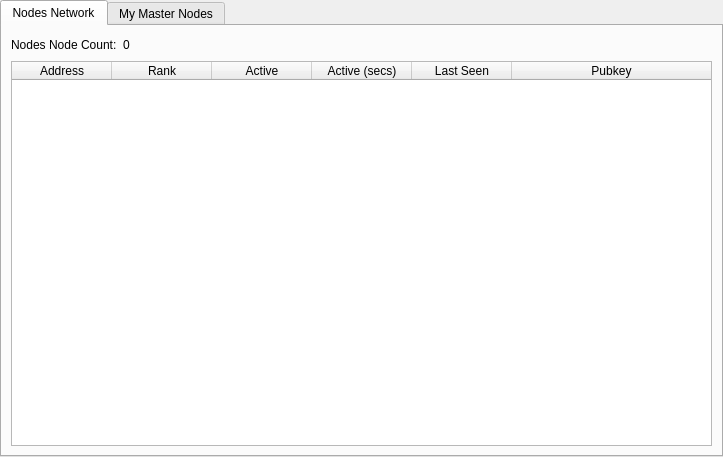
<?xml version="1.0" encoding="UTF-8"?>
<ui version="4.0">
 <class>MasternodeManager</class>
 <widget class="QWidget" name="MasternodeManager">
  <property name="geometry">
   <rect>
    <x>0</x>
    <y>0</y>
    <width>723</width>
    <height>457</height>
   </rect>
  </property>
  <property name="windowTitle">
   <string>Form</string>
  </property>
  <layout class="QVBoxLayout" name="topLayout">
   <property name="leftMargin">
    <number>0</number>
   </property>
   <property name="topMargin">
    <number>0</number>
   </property>
   <property name="rightMargin">
    <number>0</number>
   </property>
   <property name="bottomMargin">
    <number>0</number>
   </property>
   <item>
    <layout class="QVBoxLayout" name="verticalLayout">
     <property name="bottomMargin">
      <number>0</number>
     </property>
     <item>
      <widget class="QTabWidget" name="tabWidget">
       <property name="currentIndex">
        <number>0</number>
       </property>
       <widget class="QWidget" name="tab">
        <attribute name="title">
         <string>Nodes Network</string>
        </attribute>
        <layout class="QGridLayout" name="gridLayout">
         <item row="1" column="0">
          <widget class="QTableWidget" name="tableWidget">
           <property name="editTriggers">
            <set>QAbstractItemView::NoEditTriggers</set>
           </property>
           <property name="alternatingRowColors">
            <bool>true</bool>
           </property>
           <property name="selectionBehavior">
            <enum>QAbstractItemView::SelectRows</enum>
           </property>
           <attribute name="horizontalHeaderStretchLastSection">
            <bool>true</bool>
           </attribute>
           <column>
            <property name="text">
             <string>Address</string>
            </property>
           </column>
           <column>
            <property name="text">
             <string>Rank</string>
            </property>
           </column>
           <column>
            <property name="text">
             <string>Active</string>
            </property>
           </column>
           <column>
            <property name="text">
             <string>Active (secs)</string>
            </property>
           </column>
           <column>
            <property name="text">
             <string>Last Seen</string>
            </property>
           </column>
           <column>
            <property name="text">
             <string>Pubkey</string>
            </property>
           </column>
          </widget>
         </item>
         <item row="0" column="0">
          <layout class="QHBoxLayout" name="horizontalLayout_3">
           <property name="bottomMargin">
            <number>0</number>
           </property>
           <item>
            <widget class="QLabel" name="label_2">
             <property name="text">
              <string>Nodes Node Count:</string>
             </property>
            </widget>
           </item>
           <item>
            <widget class="QLabel" name="countLabel">
             <property name="text">
              <string>0</string>
             </property>
            </widget>
           </item>
           <item>
            <spacer name="horizontalSpacer_3">
             <property name="orientation">
              <enum>Qt::Horizontal</enum>
             </property>
             <property name="sizeHint" stdset="0">
              <size>
               <width>40</width>
               <height>20</height>
              </size>
             </property>
            </spacer>
           </item>
          </layout>
         </item>
        </layout>
       </widget>
       <widget class="QWidget" name="tab_2">
        <attribute name="title">
         <string>My Master Nodes</string>
        </attribute>
        <layout class="QGridLayout" name="gridLayout_2">
         <item row="0" column="0">
          <layout class="QVBoxLayout" name="verticalLayout_2">
           <property name="bottomMargin">
            <number>0</number>
           </property>
           <item>
            <layout class="QHBoxLayout" name="horizontalLayout">
             <item>
              <widget class="QPushButton" name="createButton">
               <property name="text">
                <string>&amp;Create...</string>
               </property>
              </widget>
             </item>
             <item>
              <widget class="QPushButton" name="copyAddressButton">
               <property name="text">
                <string>Copy &amp;Address</string>
               </property>
              </widget>
             </item>
             <item>
              <spacer name="horizontalSpacer">
               <property name="orientation">
                <enum>Qt::Horizontal</enum>
               </property>
               <property name="sizeHint" stdset="0">
                <size>
                 <width>40</width>
                 <height>20</height>
                </size>
               </property>
              </spacer>
             </item>
            </layout>
           </item>
           <item>
            <widget class="QTableWidget" name="tableWidget_2">
             <property name="editTriggers">
              <set>QAbstractItemView::NoEditTriggers</set>
             </property>
             <property name="alternatingRowColors">
              <bool>true</bool>
             </property>
             <property name="selectionMode">
              <enum>QAbstractItemView::SingleSelection</enum>
             </property>
             <property name="selectionBehavior">
              <enum>QAbstractItemView::SelectRows</enum>
             </property>
             <attribute name="horizontalHeaderStretchLastSection">
              <bool>true</bool>
             </attribute>
             <column>
              <property name="text">
               <string>Alias</string>
              </property>
             </column>
             <column>
              <property name="text">
               <string>IP/Onion</string>
              </property>
             </column>
             <column>
              <property name="text">
               <string>Status</string>
              </property>
             </column>
             <column>
              <property name="text">
               <string>Collateral Address</string>
              </property>
             </column>
            </widget>
           </item>
           <item>
            <layout class="QHBoxLayout" name="horizontalLayout_2">
             <property name="bottomMargin">
              <number>0</number>
             </property>
             <item>
              <widget class="QPushButton" name="editButton">
               <property name="text">
                <string>&amp;Edit</string>
               </property>
              </widget>
             </item>
             <item>
              <widget class="QPushButton" name="getConfigButton">
               <property name="text">
                <string>&amp;Get Config</string>
               </property>
              </widget>
             </item>
             <item>
              <widget class="QPushButton" name="removeButton">
               <property name="text">
                <string>&amp;Remove</string>
               </property>
              </widget>
             </item>
             <item>
              <spacer name="horizontalSpacer_2">
               <property name="orientation">
                <enum>Qt::Horizontal</enum>
               </property>
               <property name="sizeHint" stdset="0">
                <size>
                 <width>40</width>
                 <height>20</height>
                </size>
               </property>
              </spacer>
             </item>
            </layout>
           </item>
           <item>
            <layout class="QHBoxLayout" name="horizontalLayout_4">
             <property name="bottomMargin">
              <number>0</number>
             </property>
             <item>
              <widget class="QPushButton" name="startButton">
               <property name="text">
                <string>&amp;Start</string>
               </property>
              </widget>
             </item>
             <item>
              <widget class="QPushButton" name="stopButton">
               <property name="text">
                <string>Sto&amp;p</string>
               </property>
              </widget>
             </item>
             <item>
              <spacer name="horizontalSpacer_4">
               <property name="orientation">
                <enum>Qt::Horizontal</enum>
               </property>
               <property name="sizeHint" stdset="0">
                <size>
                 <width>40</width>
                 <height>20</height>
                </size>
               </property>
              </spacer>
             </item>
            </layout>
           </item>
           <item>
            <layout class="QHBoxLayout" name="horizontalLayout_5">
             <property name="bottomMargin">
              <number>0</number>
             </property>
             <item>
              <widget class="QPushButton" name="startAllButton">
               <property name="text">
                <string>S&amp;tart All</string>
               </property>
              </widget>
             </item>
             <item>
              <widget class="QPushButton" name="stopAllButton">
               <property name="text">
                <string>St&amp;op All</string>
               </property>
              </widget>
             </item>
             <item>
              <spacer name="horizontalSpacer_5">
               <property name="orientation">
                <enum>Qt::Horizontal</enum>
               </property>
               <property name="sizeHint" stdset="0">
                <size>
                 <width>40</width>
                 <height>20</height>
                </size>
               </property>
              </spacer>
             </item>
            </layout>
           </item>
          </layout>
         </item>
        </layout>
       </widget>
      </widget>
     </item>
    </layout>
   </item>
  </layout>
 </widget>
 <resources/>
 <connections/>
</ui>
